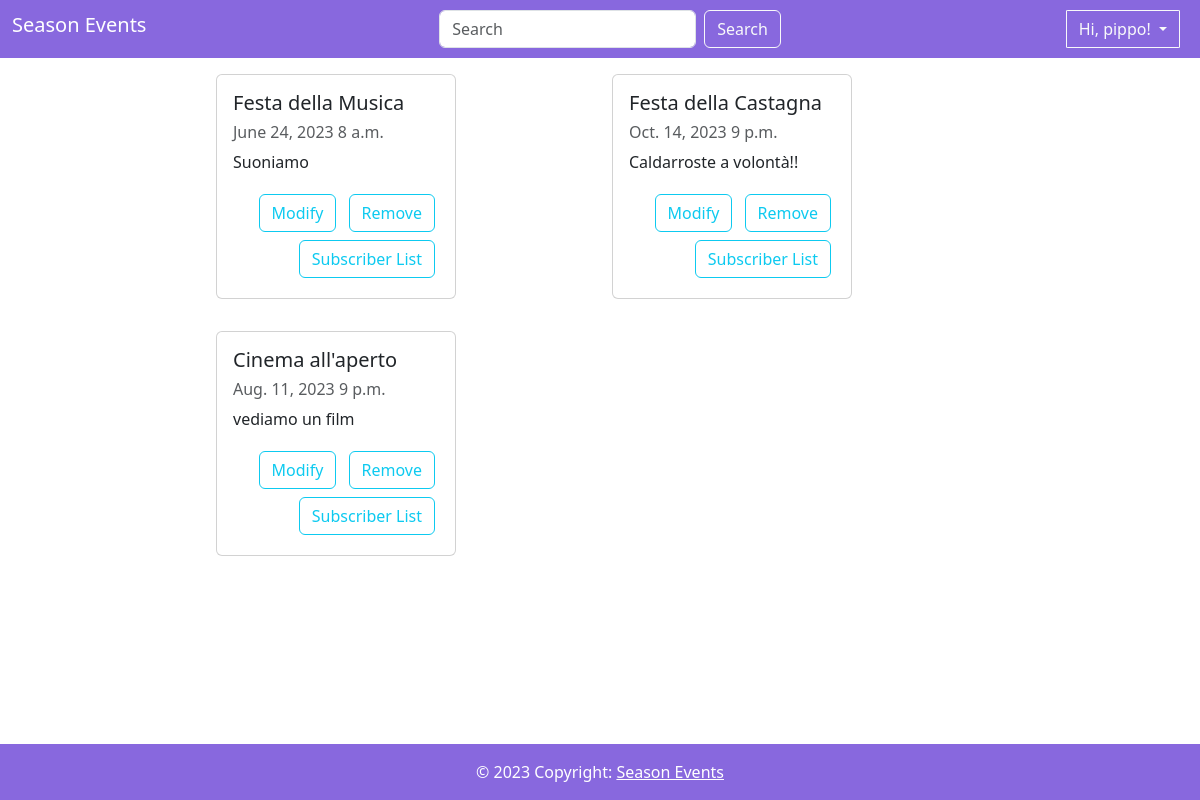
The page /myEvents/ (signed in) on the database its author committed.
### event/models.py (models this page shows, shortened)
class Event(models.Model):
    title = models.CharField(max_length=100, primary_key=True)
    description = models.TextField()
    date = models.DateField()
    time = models.TimeField(default=datetime.time)
    location = models.CharField(max_length=100)
    program = models.TextField(default='Not Available')
    image = models.ImageField(upload_to='media/images/', null=True, blank=True)
    category = models.ManyToManyField('EventCategory')
    creator = models.ForeignKey(User, on_delete=models.CASCADE, related_name='events_created')
    max_seats = models.PositiveIntegerField()
    available_seats = models.PositiveIntegerField()

### event/views.py (the view)
# urls.py: path('myEvents/', views.my_events, name='my_events'),
def my_events(request):
    events = Event.objects.filter(creator=request.user)
    context = {
        'events': events
    }
    return render(request, 'my_events.html', context)

### templates/my_events.html (shortened to what this page needs)
{% extends "base.html" %}
{% block content %}
    <div class="d-flex justify-content-center mx-3 ">
        {% if events %}
            <div class="row ml-3">
                {% for event in events %}
                <div class="col-xs-12 col-sm-6 col-lg-6 my-3">
                    <div class="card" style="width: 15rem;">
                        <div class="card-body">
                            <h5 class="card-title">
                                {{ event.title }}
                            </h5>
                            <h6 class="sub-title mb-2 text-body-secondary">{{ event.date }} {{ event.time }}</h6>
                            <p class="card-descr">
                                {{ event.description }}
                            </p>
                            <div class="text-end">
                                <a href="{% url 'event:modify_event' title=event.title %}" class="btn btn-outline-info m-1">
                                    Modify</a>
                                <a href="{% url 'event:remove_event' title=event.title %}" class="btn btn-outline-info m-1">
                                    Remove</a>
                                <a href="{% url 'event:participant_list' title=event.title %}" class="btn btn-outline-info m-1">
                                    Subscriber List</a>
                            </div>
                        </div>
                    </div>
                </div>
                {% endfor %}
                {% else %}
                    <p>No events found.</p>
            </div>
        {% endif %}
    </div>
{% endblock %}

### templates/base.html (shortened to what this page needs)
<!DOCTYPE html>
<html lang="en">
<head>
    <link href="https://cdn.jsdelivr.net/npm/bootstrap@5.3.0/dist/css/bootstrap.min.css" rel="stylesheet"
>
</head>
<body>
    <nav class="navbar navbar-expand-lg" style="background-color: #8868de;">
        <div class="container-fluid">
            <a class="navbar-brand h1" style="color: white" href="http://127.0.0.1:8000">Season Events</a>
            <form class="d-flex" role="search" method="GET" action="{% url 'event:event_search' %}">
                <input class="form-control me-2" type="text" name="query" placeholder="Search" aria-label="Search"
                    value="{{ query }}">
                <button class="btn btn-outline-light" type="submit">Search</button>
            </form>
            {% if not user.is_authenticated %}
                <ul class="navbar-nav me-auto mb-2 mb-lg-0">
                    <li class="nav-item">
                        <a class="nav-link" href="{% url 'event:login' %}" style="color:white;">Log in</a>
                    </li>
                    <li class="nav-item">
                        <a class="nav-link" href="{% url 'event:signup' %}" style="color:white;">Sign Up</a>
                    </li>
                </ul>
            {% else %}
                <div class="dropdown text-end">
                    <button class="btn btn-outline-light dropdown-toggle mx-2" style="border-radius:2%;" id="dropdownMenuButton" type="button"
                            aria-expanded="false" data-toggle="dropdown" aria-haspopup="true">
                            Hi, {{ request.user.username }}!
                    </button>
                </div>
            {% endif %}
        </div>
    </nav>
    {% block content %}
    {% endblock %}
    <footer>
        <div class="text-center p-3 fixed-bottom text-white" style="background-color: #8868de">
            © 2023 Copyright:
            <a class="text-white link-underline-opacity-0" href="http://127.0.0.1:8000">Season Events</a>
        </div>
    </footer>
</body>
</html>

### templates/base.html (style rules this page uses)
body { margin-bottom: 60px; }

### rows shown on the page
Event: title "Festa della Musica", date "June 24, 2023", time "8 a.m.", description "Suoniamo"
Event: title "Festa della Castagna", date "Oct. 14, 2023", time "9 p.m.", description "Caldarroste a volontà!!"
Event: title "Cinema all'aperto", date "Aug. 11, 2023", time "9 p.m.", description "vediamo un film"

### other values the page prints
{{ request.user.username }} "pippo"
